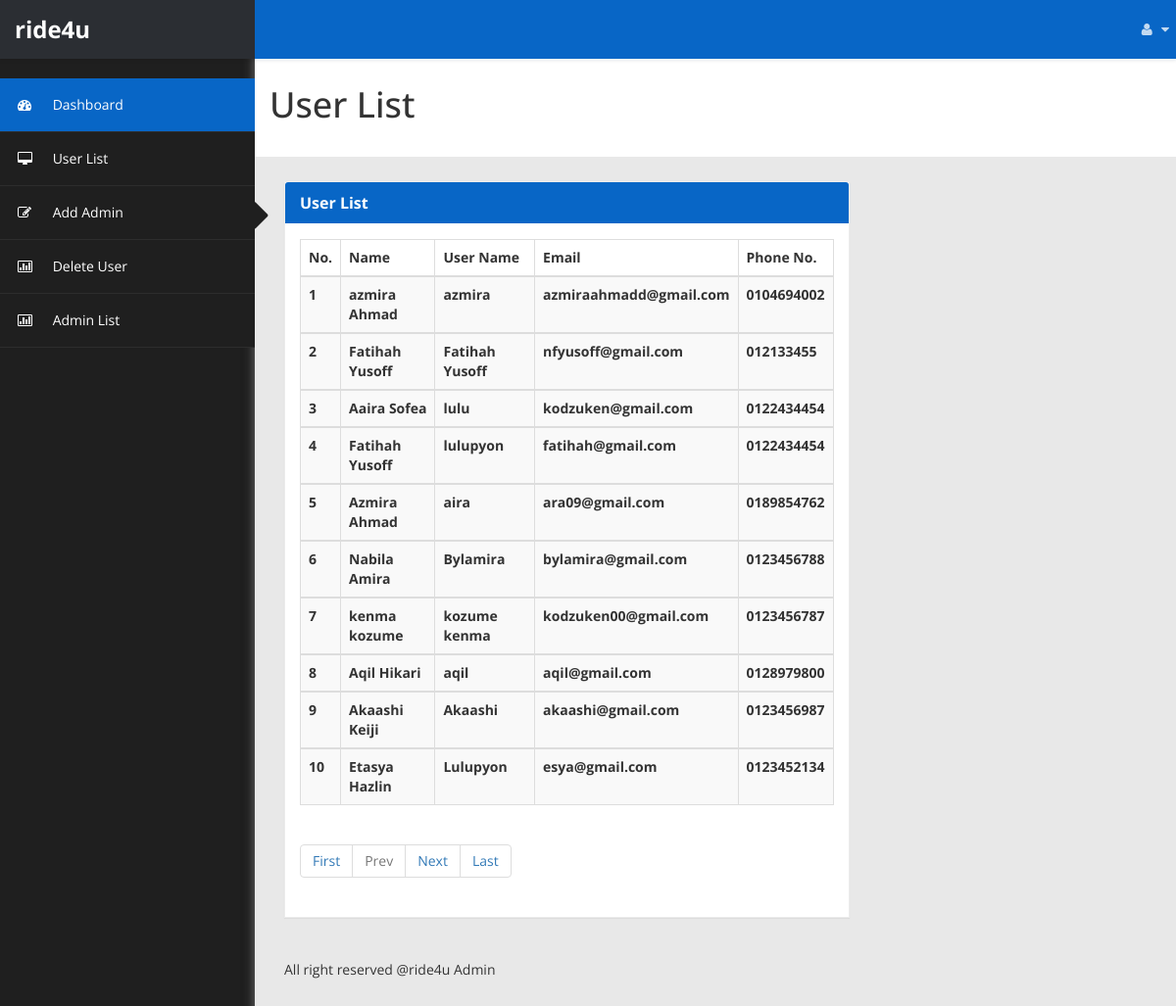
Screenshot of /admin2/userList.php with the database file from the repository.
### tables this page shows
CREATE TABLE `user` (
  `userId` int(20) NOT NULL,
  `username` varchar(50) NOT NULL,
  `fname` varchar(50) NOT NULL,
  `lname` varchar(50) NOT NULL,
  `password` varchar(10) NOT NULL,
  `phoneNum` varchar(15) NOT NULL,
  `email` varchar(50) NOT NULL,
  `userType` varchar(10) NOT NULL,
  `address` varchar(100) NOT NULL,
  `user_image` varchar(10) NOT NULL,
  `dateReg` timestamp NOT NULL DEFAULT CURRENT_TIMESTAMP ON UPDATE CURRENT_TIMESTAMP
);

### admin2/userList.php (the view, shortened to what this page needs)
<!DOCTYPE html>
<html xmlns="http://www.w3.org/1999/xhtml">
<head>
    <link href="assets/css/bootstrap.css" rel="stylesheet" />
    <link href="assets/css/font-awesome.css" rel="stylesheet" />
    <link href="assets/js/morris/morris-0.4.3.min.css" rel="stylesheet" />
    <link href="assets/css/custom-styles.css" rel="stylesheet" />
    <link rel="stylesheet" href="assets/js/Lightweight-Chart/cssCharts.css">
</head>
<body>
    <div id="wrapper">
        <nav class="navbar navbar-default top-navbar" role="navigation">
            <div class="navbar-header">
                <a class="navbar-brand" href="home.php"><strong>ride4u</strong></a>
            </div>
            <ul class="nav navbar-top-links navbar-right">
                <li class="dropdown">
                    <a class="dropdown-toggle" data-toggle="dropdown" href="#" aria-expanded="false">
                        <i class="fa fa-user fa-fw"></i> <i class="fa fa-caret-down"></i>
                    </a>
                </li>
            </ul>
        </nav>
        <nav class="navbar-default navbar-side" role="navigation">
		<div id="sideNav" href=""><i class="fa fa-caret-right"></i></div>
            <div class="sidebar-collapse">
                <ul class="nav" id="main-menu">
                    <li>
                        <a class="active-menu" href="home.php"><i class="fa fa-dashboard"></i> Dashboard</a>
                    </li>
                    <li>
                        <a href="userList.php"><i class="fa fa-desktop"></i> User List</a>
                    </li>
					<li>
                        <a href="addAdmin.php"><i class="fa fa-edit"></i> Add Admin</a>
                    </li>
					<li>
                        <a href="updateUser.php"><i class="fa fa-bar-chart-o"></i> Delete User</a>
                    </li>
					<li>
                        <a href="adminList.php"><i class="fa fa-bar-chart-o"></i> Admin List</a>
                    </li>
                </ul>
            </div>
        </nav>
		<div id="page-wrapper">
		  <div class="header">
                        <h1 class="page-header">
                            User List <small></small>
                        </h1>
		</div>
            <div id="page-inner">
                <div class="row">
                    <div class="col-md-8 col-sm-12 col-xs-12">
                        <div class="panel panel-default">
                            <div class="panel-heading">
                                User List
                            </div>
                            <div class="panel-body">
                                <div class="table-responsive">
                                    <table class="table table-striped table-bordered table-hover">
                                        <thead>
                                            <tr>
                                                <th>No.</th>
                                                <th>Name</th>
                                                <th>User Name</th>
                                                <th>Email</th>
												<th>Phone No.</th>
                                            </tr>
											<?php
						include ('connection.php');
						if (isset($_GET['pageno'])) {
            $pageno = $_GET['pageno'];
        } else {
            $pageno = 1;
        }
        $no_of_records_per_page = 10;
        $offset = ($pageno-1) * $no_of_records_per_page;
		$total_pages_sql = "SELECT COUNT(*) FROM user";
        $result = mysqli_query($conn,$total_pages_sql);
        $total_rows = mysqli_fetch_array($result)[0];
        $total_pages = ceil($total_rows / $no_of_records_per_page);
						$sql = "SELECT * FROM user LIMIT $offset, $no_of_records_per_page";
						$result = mysqli_query($conn,$sql);
						if ($result == TRUE) {
							$no = 0;
							while($row = mysqli_fetch_array($result)){
					?>
                                        </thead>
                                        <tbody>
                                           <tr>
                                                <th><?php echo ++$no; ?></th>
                                                <th><?php echo $row['fname']; ?> <?php echo $row['lname']; ?></th>
                                                <th><?php echo $row['username']; ?></th>
                                                <th><?php echo $row['email']; ?> </th>
                                                <th><?php echo $row['phoneNum']; ?> </th>
                                            </tr>
                                           <?php
							}
						} else {
								echo "0 Results";
							}
						?>
                                        </tbody>
                                    </table>
									<ul class="pagination">
        <li><a href="?pageno=1">First</a></li>
        <li class="<?php if($pageno <= 1){ echo 'disabled'; } ?>">
            <a href="<?php if($pageno <= 1){ echo '#'; } else { echo "?pageno=".($pageno - 1); } ?>">Prev</a>
        </li>
        <li class="<?php if($pageno >= $total_pages){ echo 'disabled'; } ?>">
            <a href="<?php if($pageno >= $total_pages){ echo '#'; } else { echo "?pageno=".($pageno + 1); } ?>">Next</a>
        </li>
        <li><a href="?pageno=<?php echo $total_pages; ?>">Last</a></li>
    </ul>
                                </div>
                            </div>
                        </div>
                    </div>
                </div>
				<footer><p>All right reserved @ride4u Admin</p>
				</footer>
            </div>
        </div>
    </div>
</body>
</html>

### admin2/assets/css/custom-styles.css (style rules this page uses)
body { font-family: 'Open Sans', sans-serif; background: #1F1F1F; }
#wrapper { width: 100%; }
#page-wrapper { padding: 15px 15px; min-height: 600px; background: #E8E8E8; }
#page-inner { width:100%; margin:10px 20px 10px 0px; background-color:transparent; padding: 15px 30px; min-height:1200px; }
h1, .h1, h2, .h2, h3, .h3 { margin-top: 7px; margin-bottom: -5px; }
p { font-size:16px; line-height:25px; padding-top:20px; }
.navbar-side { z-index: 0; }
.panel { border-radius:0px; }
.navbar-side .nav > li > a > i { color: #FFFFFF; padding: 8px; width: 30px; text-align: center; }
.top-navbar { position: fixed; width: 100%; z-index: 300; -webkit-box-shadow: 0 3px 3px rgba(0, 0, 0, 0.05); -moz-box-shadow: 0 3px 3px rgba(0, 0, 0, 0.05); box-shadow: 0 3px 3px rgba(0, 0, 0, 0.05); }
.navbar-side { z-index: 1; position: fixed; width: 260px; top: 80px; }
#page-wrapper { position: relative; top: 55px; box-shadow: 0 0 10px #757575; -moz-box-shadow: 0 0 10px #757575; -webkit-box-shadow: 0 0 10px #757575; }
.page-header { padding-bottom: 9px; margin: 0; border-bottom: 1px solid transparent; text-align: left;background-color: #fff;padding: 32px 22px 32px 15px; }
.panel-default { border-color: #ECECEC; }
.panel-default > .panel-heading { color: #FFF; border-color: #FFF; font-weight:bold; background: #0866C6; font-size: 16px; text-shadow: none; }
.panel-heading { border-bottom: 1px solid transparent; border-top-left-radius: 3px; border-top-right-radius: 3px; }
footer p { font-size: 14px; }
.top-navbar { margin:0px; }
.top-navbar .navbar-brand { color: #fff; width: 260px; text-align: left; height: 60px; font-size: 24px; font-weight: 700; line-height: 30px; background: #0866c6; }
.top-navbar .nav > li { position: relative; display: inline-block; margin: 0px; padding: 0px; }
.top-navbar .nav > li > a { position: relative; display: block; padding: 20px; color: #FFFFFF; margin: 0px; }
.active-menu { background-color: #0866C6 !important; color: #fff !important; }
.active-menu i { color: #fff !important; }
.sidebar-collapse , .sidebar-collapse .nav { background:none; }
.sidebar-collapse .nav { padding:0; }
.sidebar-collapse .nav > li > a { color: #FFFFFF; background:transparent; text-shadow:none; }
.sidebar-collapse > .nav > li > a { padding: 12px 10px; }
.sidebar-collapse > .nav > li { border-bottom: 1px solid rgba(107, 108, 109, 0.19); }
.navbar-side { border:none; background: #1F1F1F; }
.top-navbar { background: #0866c6; border-bottom:none; }
.top-navbar .nav > li > a > i { margin-right: 2px; }
.navbar-default { border:0px solid black; }
.navbar-header { background: transparent; }
.nav > li > a > i { margin-right:10px; color: rgba(255, 255, 255, 0.76); }
#sideNav { position: absolute; right: -12px; z-index: 3; top: 117px; color: #1F1F1F; cursor:pointer; border-radius: 0; width: 14px; font-size: 48px; line-height: 0; }
@media (min-width:768px) { #page-wrapper { margin: 0 0 0 260px; padding: 0; min-height: 1200px; } }
@media (min-width:768px) { .navbar-side { width: 260px; z-index: 1; } }
@media (min-width:768px) { .navbar { border-radius: 0px; } }

### rows the page displays
user: fname "azmira", lname "Ahmad", username "azmira", email "azmiraahmadd@gmail.com", phoneNum "0104694002"
user: fname "Fatihah", lname "Yusoff", username "Fatihah Yusoff", email "nfyusoff@gmail.com", phoneNum "012133455"
user: fname "Aaira", lname "Sofea", username "lulu", email "kodzuken@gmail.com", phoneNum "0122434454"
user: fname "Fatihah", lname "Yusoff", username "lulupyon", email "fatihah@gmail.com", phoneNum "0122434454"
user: fname "Azmira", lname "Ahmad", username "aira", email "ara09@gmail.com", phoneNum "0189854762"
user: fname "Nabila", lname "Amira", username "Bylamira", email "bylamira@gmail.com", phoneNum "0123456788"
user: fname "kenma", lname "kozume", username "kozume kenma", email "kodzuken00@gmail.com", phoneNum "0123456787"
user: fname "Aqil", lname "Hikari", username "aqil", email "aqil@gmail.com", phoneNum "0128979800"
user: fname "Akaashi", lname "Keiji", username "Akaashi", email "akaashi@gmail.com", phoneNum "0123456987"
user: fname "Etasya", lname "Hazlin", username "Lulupyon", email "esya@gmail.com", phoneNum "0123452134"
